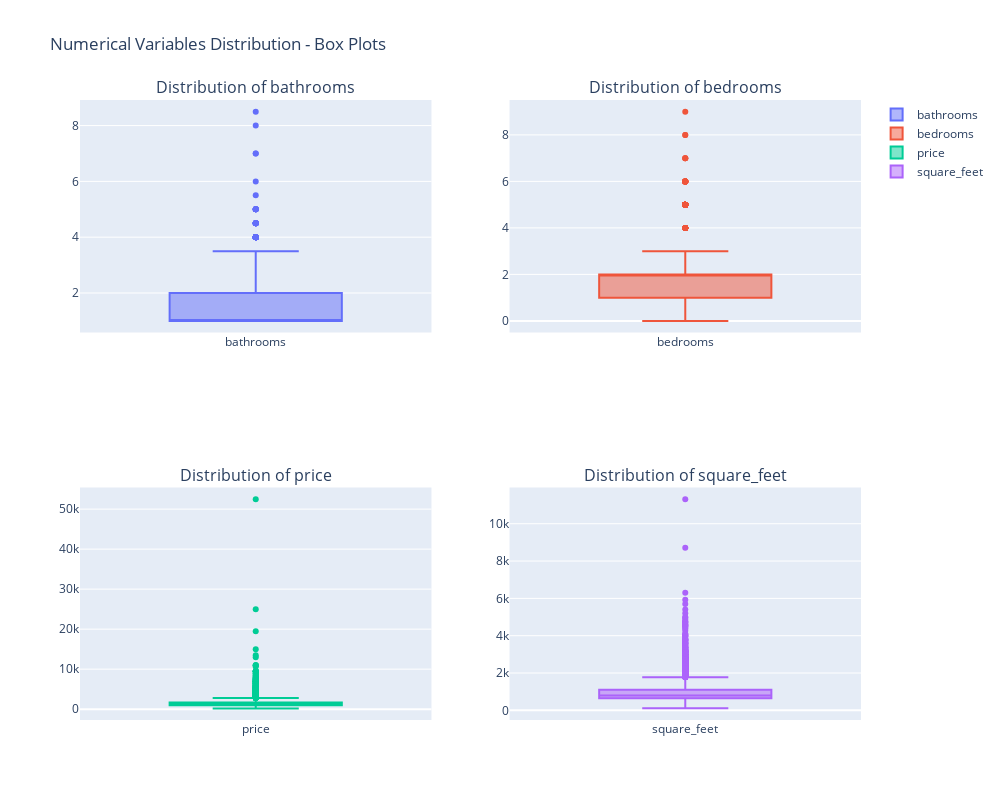

Write notebook code for a chart like this one.
### Code cell
import plotly.express as px
from plotly.subplots import make_subplots
import plotly.graph_objects as go
     

fig = make_subplots(rows=2, cols=2, subplot_titles=[f'Distribution of {feature}' for feature in numer[:4]])
positions = [(1, 1), (1, 2), (2, 1), (2, 2)]

for feature, pos in zip(numer[:4], positions):
    box_data = px.box(df, x=feature)
    fig.add_trace(
        go.Box(y=df[feature], name=f'{feature}'),
        row=pos[0], col=pos[1])

fig.update_layout(title_text="Numerical Variables Distribution - Box Plots", height=800, width=1000)
fig.show()

### Figure 1 — Plotly figure (JSON) as saved in the notebook; plotly's stock layout.template omitted (floating-point values rounded to 4 significant figures; data arrays with more than 128 entries replaced by an {"elided": "..."} marker saying what was removed)
{"data": [{"name": "bathrooms", "type": "box", "xaxis": "x", "y": {"elided": "9949 float values"}, "yaxis": "y"}, {"name": "bedrooms", "type": "box", "xaxis": "x2", "y": {"elided": "9949 int values"}, "yaxis": "y2"}, {"name": "price", "type": "box", "xaxis": "x3", "y": {"elided": "9949 int values"}, "yaxis": "y3"}, {"name": "square_feet", "type": "box", "xaxis": "x4", "y": {"elided": "9949 int values"}, "yaxis": "y4"}], "layout": {"annotations": [{"font": {"size": 16}, "showarrow": false, "text": "Distribution of bathrooms", "x": 0.225, "xanchor": "center", "xref": "paper", "y": 1, "yanchor": "bottom", "yref": "paper"}, {"font": {"size": 16}, "showarrow": false, "text": "Distribution of bedrooms", "x": 0.775, "xanchor": "center", "xref": "paper", "y": 1, "yanchor": "bottom", "yref": "paper"}, {"font": {"size": 16}, "showarrow": false, "text": "Distribution of price", "x": 0.225, "xanchor": "center", "xref": "paper", "y": 0.375, "yanchor": "bottom", "yref": "paper"}, {"font": {"size": 16}, "showarrow": false, "text": "Distribution of square_feet", "x": 0.775, "xanchor": "center", "xref": "paper", "y": 0.375, "yanchor": "bottom", "yref": "paper"}], "height": 800, "title": {"text": "Numerical Variables Distribution - Box Plots"}, "width": 1000, "xaxis": {"anchor": "y", "domain": [0, 0.45]}, "xaxis2": {"anchor": "y2", "domain": [0.55, 1]}, "xaxis3": {"anchor": "y3", "domain": [0, 0.45]}, "xaxis4": {"anchor": "y4", "domain": [0.55, 1]}, "yaxis": {"anchor": "x", "domain": [0.625, 1]}, "yaxis2": {"anchor": "x2", "domain": [0.625, 1]}, "yaxis3": {"anchor": "x3", "domain": [0, 0.375]}, "yaxis4": {"anchor": "x4", "domain": [0, 0.375]}}}
